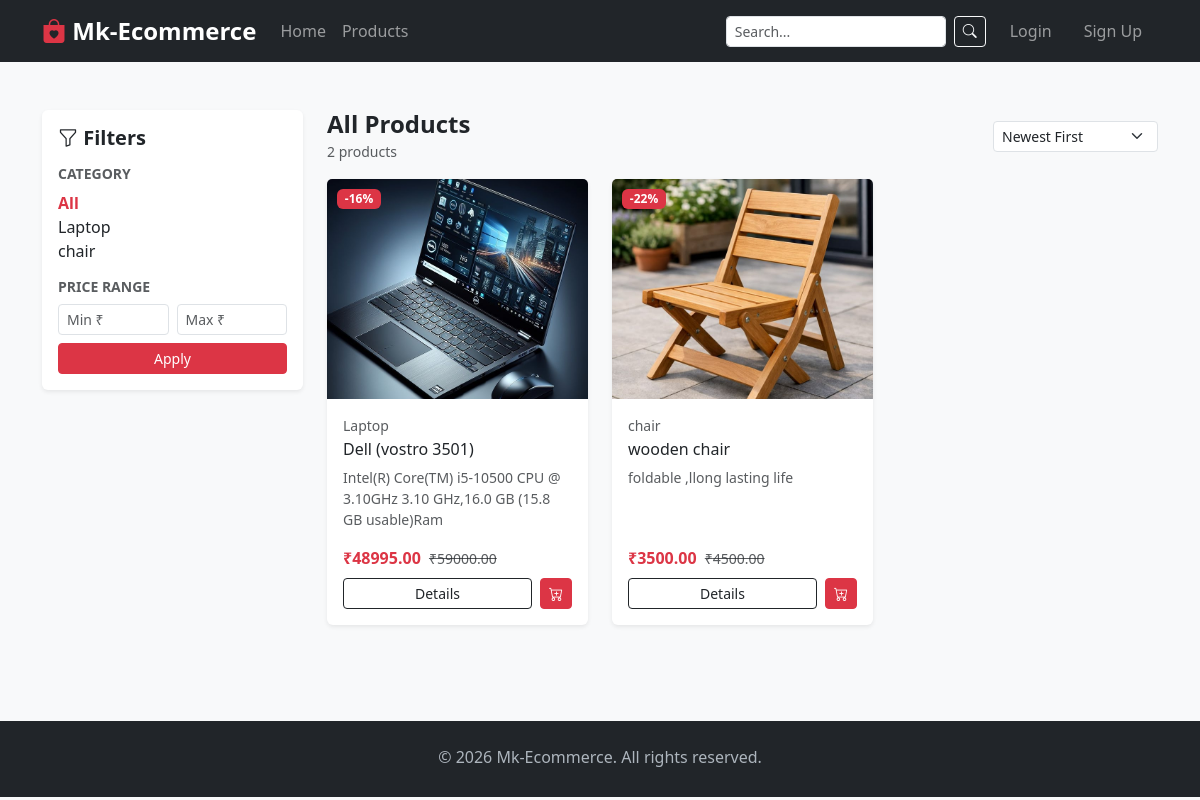
Screenshot of /products/ with the database file from the repository.
### myapp/models.py (models this page shows, shortened)
class Category(models.Model):
    name = models.CharField(max_length=200)
    slug = models.SlugField(unique=True, blank=True)
    description = models.TextField(blank=True)
    image = models.ImageField(upload_to='categories/', blank=True, null=True)
    created_at = models.DateTimeField(auto_now_add=True)
    class Meta:
        verbose_name_plural = 'Categories'
        ordering = ['name']

class Product(models.Model):
    category = models.ForeignKey(Category, on_delete=models.CASCADE, related_name='products')
    name = models.CharField(max_length=300)
    slug = models.SlugField(unique=True, blank=True)
    description = models.TextField()
    price = models.DecimalField(max_digits=10, decimal_places=2)
    discount_price = models.DecimalField(max_digits=10, decimal_places=2, blank=True, null=True)
    image = models.ImageField(upload_to='products/', blank=True, null=True)
    stock = models.PositiveIntegerField(default=0)
    is_available = models.BooleanField(default=True)
    is_featured = models.BooleanField(default=False)
    created_at = models.DateTimeField(auto_now_add=True)
    updated_at = models.DateTimeField(auto_now=True)
    class Meta:
        ordering = ['-created_at']
    @property
    def final_price(self):
        return self.discount_price if self.discount_price else self.price
    @property
    def discount_percent(self):
        if self.discount_price:
            return int(((self.price - self.discount_price) / self.price) * 100)
        return 0

### myapp/views.py (the view)
# urls.py: path('products/', views.product_list, name='product_list'),
def product_list(request):
    products = Product.objects.filter(is_available=True)
    categories = Category.objects.all()
    category_slug = request.GET.get('category')
    query = request.GET.get('q')
    sort = request.GET.get('sort', 'newest')
    min_price = request.GET.get('min_price')
    max_price = request.GET.get('max_price')
    if category_slug:
        category = get_object_or_404(Category, slug=category_slug)
        products = products.filter(category=category)
    else:
        category = None
    if query:
        products = products.filter(Q(name__icontains=query) | Q(description__icontains=query))
    if min_price:
        products = products.filter(price__gte=min_price)
    if max_price:
        products = products.filter(price__lte=max_price)
    sort_map = {
        'newest': '-created_at',
        'oldest': 'created_at',
        'price_low': 'price',
        'price_high': '-price',
        'name': 'name',
    }
    products = products.order_by(sort_map.get(sort, '-created_at'))
    context = {
        'products': products,
        'categories': categories,
        'selected_category': category,
        'query': query,
        'sort': sort,
    }
    return render(request, 'store/product_list.html', context)

### cart/context_processors.py (called while the page is built)
def cart_count(request):
    if request.user.is_authenticated:
        try:
            cart = Cart.objects.get(user=request.user)
            return {'cart_count': cart.total_items}
        except Cart.DoesNotExist:
            pass
    return {'cart_count': 0}

### myapp/templates/store/product_list.html (shortened to what this page needs)
{% extends "base.html" %}
{% block content %}
<div class="container py-5">
  <div class="row g-4">
    <div class="col-lg-3">
      <div class="card border-0 shadow-sm p-3">
        <h5 class="fw-bold mb-3"><i class="bi bi-funnel"></i> Filters</h5>
        <h6 class="text-muted small text-uppercase fw-semibold">Category</h6>
        <ul class="list-unstyled mb-3">
          <li>
            <a href="{% url 'product_list' %}{% if query %}?q={{ query }}{% endif %}"
               class="text-decoration-none {% if not selected_category %}fw-bold text-danger{% else %}text-dark{% endif %}">
              All
            </a>
          </li>
          {% for cat in categories %}
          <li>
            <a href="{% url 'product_list' %}?category={{ cat.slug }}{% if query %}&q={{ query }}{% endif %}"
               class="text-decoration-none {% if selected_category.slug == cat.slug %}fw-bold text-danger{% else %}text-dark{% endif %}">
              {{ cat.name }}
            </a>
          </li>
          {% endfor %}
        </ul>
        <h6 class="text-muted small text-uppercase fw-semibold">Price Range</h6>
        <form method="GET" action="{% url 'product_list' %}">
          <div class="row g-2 mb-2">
            <div class="col"><input class="form-control form-control-sm" type="number" name="min_price" placeholder="Min ₹" value="{{ request.GET.min_price }}"></div>
            <div class="col"><input class="form-control form-control-sm" type="number" name="max_price" placeholder="Max ₹" value="{{ request.GET.max_price }}"></div>
          </div>
          <button class="btn btn-sm btn-danger w-100">Apply</button>
        </form>
      </div>
    </div>
    <div class="col-lg-9">
      <div class="d-flex flex-wrap justify-content-between align-items-center mb-3">
        <div>
          <h4 class="fw-bold mb-0">
            {% if selected_category %}{{ selected_category.name }}{% elif query %}Results for "{{ query }}"{% else %}All Products{% endif %}
          </h4>
          <small class="text-muted">{{ products|length }} product{{ products|length|pluralize }}</small>
        </div>
        <form method="GET" action="{% url 'product_list' %}">
          <select class="form-select form-select-sm" name="sort" onchange="this.form.submit()">
            <option value="newest" {% if sort == 'newest' %}selected{% endif %}>Newest First</option>
          </select>
        </form>
      </div>
      {% if products %}
      <div class="row g-4">
        {% for product in products %}
        <div class="col-6 col-md-4">
          <div class="card product-card h-100 shadow-sm position-relative">
            {% if product.discount_percent %}
              <span class="badge bg-danger badge-discount">-{{ product.discount_percent }}%</span>
            {% endif %}
            {% if product.image %}
              <img src="{{ product.image.url }}" class="card-img-top" alt="{{ product.name }}">
            {% else %}
              <div class="d-flex align-items-center justify-content-center bg-light" style="height:220px;">
                <i class="bi bi-image text-secondary" style="font-size:3rem;"></i>
              </div>
            {% endif %}
            <div class="card-body d-flex flex-column">
              <small class="text-muted">{{ product.category.name }}</small>
              <h6 class="card-title mt-1">{{ product.name }}</h6>
              <p class="card-text text-muted small">{{ product.description|truncatewords:12 }}</p>
              <div class="mt-auto">
                <span class="fw-bold text-danger">₹{{ product.final_price }}</span>
                {% if product.discount_price %}
                  <small class="text-muted text-decoration-line-through ms-1">₹{{ product.price }}</small>
                {% endif %}
                {% if product.stock == 0 %}
                  <div class="d-grid mt-2"><button class="btn btn-sm btn-secondary" disabled>Out of Stock</button></div>
                {% else %}
                  <div class="d-flex gap-2 mt-2">
                    <a href="{% url 'product_detail' product.slug %}" class="btn btn-sm btn-outline-dark flex-grow-1">Details</a>
                    <a href="{% url 'add_to_cart' product.id %}" class="btn btn-sm btn-danger"><i class="bi bi-cart-plus"></i></a>
                  </div>
                {% endif %}
              </div>
            </div>
          </div>
        </div>
        {% endfor %}
      </div>
      {% else %}
      <div class="text-center py-5">
        <i class="bi bi-search text-muted" style="font-size:4rem;"></i>
        <p class="text-muted mt-3">No products found. Try adjusting your filters.</p>
        <a href="{% url 'product_list' %}" class="btn btn-outline-danger">Clear Filters</a>
      </div>
      {% endif %}
    </div>
  </div>
</div>
{% endblock %}

### myapp/templates/base.html (shortened to what this page needs)
<!DOCTYPE html>
<html lang="en">
<head>
  <link href="https://cdn.jsdelivr.net/npm/bootstrap@5.3.0/dist/css/bootstrap.min.css" rel="stylesheet">
  <link href="https://cdn.jsdelivr.net/npm/bootstrap-icons@1.11.0/font/bootstrap-icons.css" rel="stylesheet">
</head>
<body>
<nav class="navbar navbar-expand-lg navbar-dark bg-dark sticky-top">
  <div class="container">
    <a class="navbar-brand" href="{% url 'home' %}">
      <i class="bi bi-bag-heart-fill text-danger"></i> Mk-Ecommerce
    </a>
    <div class="collapse navbar-collapse" id="navMenu">
      <ul class="navbar-nav me-auto">
        <li class="nav-item"><a class="nav-link" href="{% url 'home' %}">Home</a></li>
        <li class="nav-item"><a class="nav-link" href="{% url 'product_list' %}">Products</a></li>
      </ul>
      <form class="d-flex me-3" method="GET" action="{% url 'product_list' %}">
        <input class="form-control form-control-sm me-2" type="search" name="q" placeholder="Search..." value="{{ request.GET.q }}">
        <button class="btn btn-sm btn-outline-light" type="submit"><i class="bi bi-search"></i></button>
      </form>
      <ul class="navbar-nav">
        {% if user.is_authenticated %}
          <li class="nav-item">
            <a class="nav-link" href="{% url 'cart_detail' %}">
              <i class="bi bi-cart3"></i>
              {% if cart_count %}<span class="badge bg-danger">{{ cart_count }}</span>{% endif %}
            </a>
          </li>
          <li class="nav-item dropdown">
            <a class="nav-link dropdown-toggle" href="#" data-bs-toggle="dropdown">
              <i class="bi bi-person-circle"></i> {{ user.username }}
            </a>
            <ul class="dropdown-menu dropdown-menu-end">
              <li><a class="dropdown-item" href="{% url 'profile' %}"><i class="bi bi-person"></i> Profile</a></li>
              <li><a class="dropdown-item" href="{% url 'order_list' %}"><i class="bi bi-box-seam"></i> My Orders</a></li>
              <li><hr class="dropdown-divider"></li>
              <li><a class="dropdown-item text-danger" href="{% url 'logout' %}"><i class="bi bi-box-arrow-right"></i> Logout</a></li>
            </ul>
          </li>
        {% else %}
          <li class="nav-item"><a class="nav-link" href="{% url 'login' %}">Login</a></li>
          <li class="nav-item"><a class="nav-link btn btn-sm btn-danger ms-2 px-3" href="{% url 'register' %}">Sign Up</a></li>
        {% endif %}
      </ul>
    </div>
  </div>
</nav>
<main>
  {% block content %}{% endblock %}
</main>
<footer class="mt-5 py-4">
  <div class="container text-center">
    <p class="mb-1">&copy; 2026 Mk-Ecommerce. All rights reserved.</p>
  </div>
</footer>
</body>
</html>

### myapp/templates/base.html (style rules this page uses)
body { background: #f8f9fa; }
.navbar-brand { font-weight: 700; font-size: 1.5rem; }
.product-card { transition: transform .2s, box-shadow .2s; border: none; }
.product-card img { height: 220px; object-fit: cover; }
.badge-discount { position: absolute; top: 10px; left: 10px; }
footer { background: #212529; color: #adb5bd; }

### rows the page displays
Category: name "Laptop"
Category: name "chair"
Product: discount_percent "16", image (picture), category.name "Laptop", name "Dell (vostro 3501)", description "Intel(R) Core(TM) i5-10500 CPU @ 3.10GHz 3.10 GHz,16.0 GB (15.8 GB usable)Ram", final_price "48995.00", price "59000.00", stock "Details"
Product: discount_percent "22", image (picture), category.name "chair", name "wooden chair", description "foldable ,llong lasting life", final_price "3500.00", price "4500.00", stock "Details"

### other values shown
{{ products|length }} "2"
